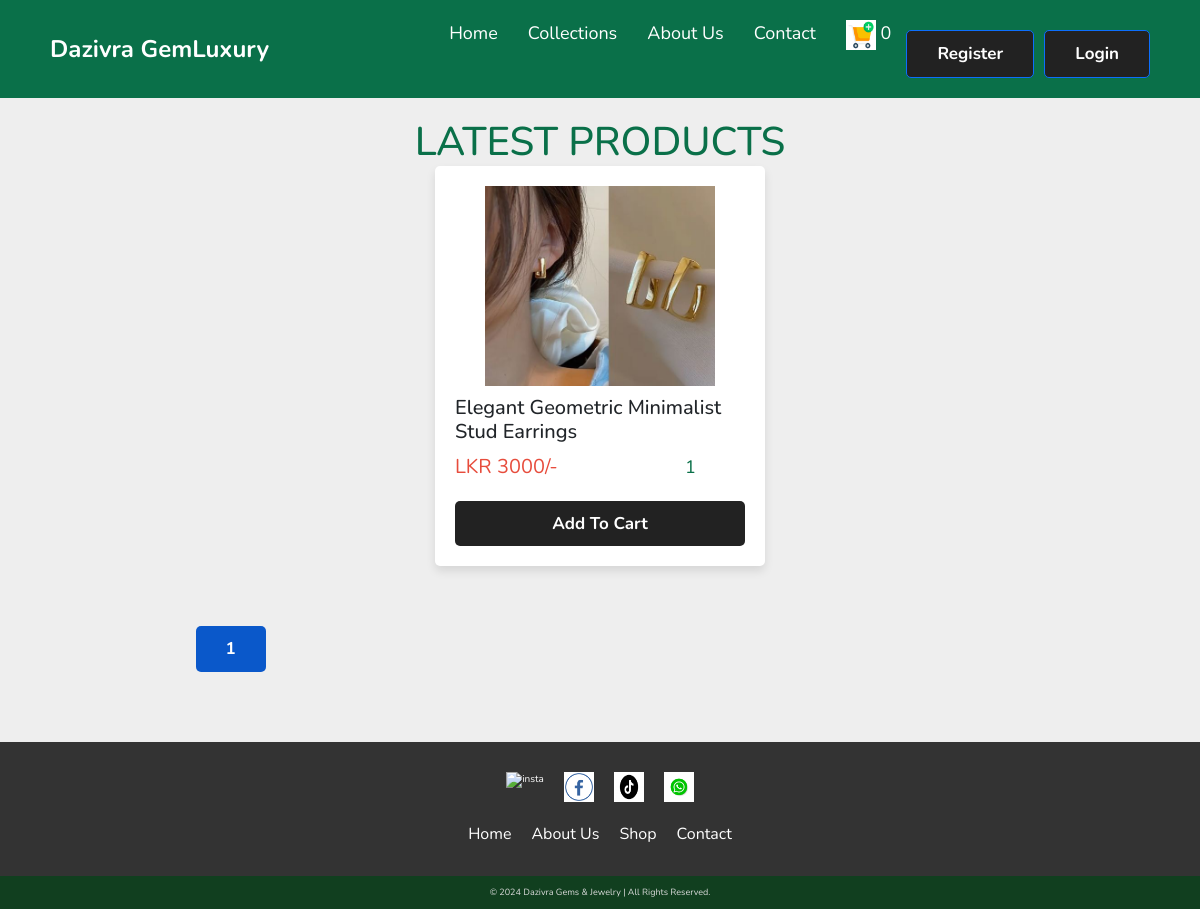
The page /shop.php on the database its author committed.
### tables this page shows
CREATE TABLE `products` (
  `id` int(100) NOT NULL,
  `name` varchar(100) NOT NULL,
  `category_id` int(11) NOT NULL,
  `details` varchar(500) NOT NULL,
  `price` int(10) NOT NULL,
  `image_01` varchar(100) NOT NULL,
  `image_02` varchar(100) NOT NULL,
  `image_03` varchar(100) NOT NULL
);

### shop.php (the view, shortened to what this page needs)
<?php
include 'components/connect.php';
?>
<!DOCTYPE html>
<html lang="en">
<head>
   <link rel="stylesheet" href="https://cdnjs.cloudflare.com/ajax/libs/font-awesome/6.1.1/css/all.min.css">
    <link href="https://cdn.jsdelivr.net/npm/bootstrap@5.2.2/dist/css/bootstrap.min.css" rel="stylesheet">
   <link rel="stylesheet" href="css/style.css">
   <link rel="stylesheet" href="css/nav.css">
</head>
<body>
<?php include 'components/user_header.php'; ?>
<section class="products">
   <h1 class="heading">latest products</h1>
   <div class="box-container">
<?php
    $start = 0;  $per_page = 8;
    $page_counter = 0;
    $q = "SELECT * FROM products LIMIT $start, $per_page";
    $query = $conn->prepare($q);
    $query->execute();
    if($query->rowCount() > 0){
        $result = $query->fetchAll(PDO::FETCH_ASSOC);
    }
    $count_query = "SELECT * FROM products";
    $query = $conn->prepare($count_query);
    $query->execute();
    $count = $query->rowCount();
    $paginations = ceil($count / $per_page);
?>
                <?php
                    foreach($result as $data) {
?>
   <form action="" method="post" class="box">
      <img src="uploaded_img/<?= $data['image_01']; ?>" alt="">
      <h3 class="name"><a href="quick_view.php?pid=<?= $data['id']; ?>" class="text-dark"><?= $data['name']; ?></a> </h3>
      <div class="flex">
         <div class="price"><span>LKR </span><?= $data['price']; ?><span>/-</span></div>
         <input type="number" name="qty" class="qty" min="1" max="99" onkeypress="if(this.value.length == 2) return false;" value="1">
      </div>
      <input type="submit" value="add to cart" class="btn btn-primary option-btn border-0" name="add_to_cart">
   </form>
<?php
                    }
                 ?>
   </div>
<div class="container text-center">
            <ul class="pagination " style="padding:50px 100px">
           <?php
                if($page_counter == 0){
                    for($x = 0; $x < $paginations; $x++) {
                     $y= $x+1;
                      echo "<li><a class='active btn btn-primary  option-btn border-0' href=?start=$x>".$y."</a></li>";
                   }
                }
            ?>
         </ul>
</div>
</section>
<?php include 'components/footer.php'; ?>
</body>
</html>

### css/style.css (style rules this page uses)
* { margin: 0; padding: 0; font-family: "Noto Sans", sans-serif; }
.btn { padding: 10px 20px; background: gold; color: #fff; text-decoration: none; font-weight: bold; border-radius: 5px; }
a, a:hover, a:focus, a:active { text-decoration: none !important; color: #fff; }
ul, p, h1, h2, h3, h4, h5, h6, label { list-style: none !important; margin: 0px !important; }
@media (min-width: 992px) { .container { width: 970px !important; } }
@media (min-width: 768px) { .container { width: 750px !important; } }
@media (max-width: 1400px) { .container { width: 90% !important; } }
:root { --main-color:#222; --orange:#222; --red:#e74c3c; --black:#0a7049; --white:#fff; --light-color:#666; --light-bg:#eee; --border:.0rem solid var(--black); --box-shadow:0 .5rem 1rem rgba(0,0,0,.1); }
* { font-family: 'Nunito', sans-serif; margin:0; padding:0; box-sizing: border-box; outline: none; border:none; text-decoration: none; }
html { font-size: 62.5%; overflow-x: hidden; }
body { background-color: var(--light-bg); }
section { padding:2rem; }
a { text-decoration: none; }
.heading { font-size: 4rem; color:var(--black); margin-bottom: 2rem; text-align: center; text-transform: uppercase; }
.btn, .delete-btn, .option-btn { display: block; width: 100%; margin-top: 1rem; border-radius: .5rem; padding:1rem 3rem; font-size: 1.7rem; text-transform: capitalize; color:var(--white); cursor: pointer; text-align: center; }
.btn { background-color: var(--main-color); }
.option-btn { background-color: var(--orange); }
.products .box-container { display: grid; grid-template-columns: repeat(auto-fit, 33rem); gap:1.5rem; justify-content: center; align-items: flex-start; }
.products .box-container .box { position: relative; background-color: var(--white); box-shadow: var(--box-shadow); border-radius: .5rem; border:var(--border); padding:2rem; overflow: hidden; }
.products .box-container .box img { height: 20rem; width: 100%; object-fit: contain; margin-bottom: 1rem; }
.products .box-container .box .name { font-size: 2rem; color:var(--black); }
.products .box-container .box .flex { display: flex; align-items: center; gap:1rem; }
.products .box-container .box .flex .qty { width: 7rem; padding:1rem; border:var(--border); font-size: 1.8rem; color:var(--black); border-radius: .5rem; }
.products .box-container .box .flex .price { font-size: 2rem; color:var(--red); margin-right: auto; }

### shop.php (style rules this page uses)
.pagination li { margin-left: 10px; }

### rows shown on the page
products: image_01 (picture), name "Elegant Geometric Minimalist Stud Earrings", price "3000"

### other values the page prints
$total_cart_counts "0"
$y "1"
